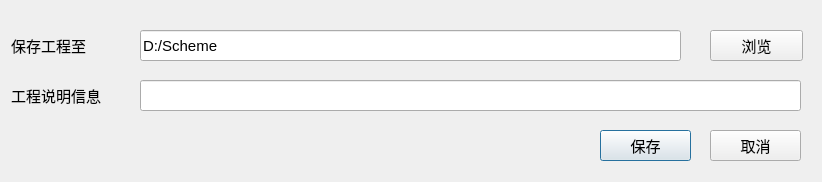
<?xml version="1.0" encoding="UTF-8"?>
<ui version="4.0">
 <class>SchemeSaveDlg</class>
 <widget class="QDialog" name="SchemeSaveDlg">
  <property name="geometry">
   <rect>
    <x>0</x>
    <y>0</y>
    <width>822</width>
    <height>182</height>
   </rect>
  </property>
  <property name="font">
   <font>
    <family>Arial</family>
    <pointsize>11</pointsize>
   </font>
  </property>
  <property name="windowTitle">
   <string>Dialog</string>
  </property>
  <widget class="QPushButton" name="pushButtonSaveScheme">
   <property name="geometry">
    <rect>
     <x>600</x>
     <y>130</y>
     <width>91</width>
     <height>31</height>
    </rect>
   </property>
   <property name="text">
    <string>保存</string>
   </property>
  </widget>
  <widget class="QLabel" name="label">
   <property name="geometry">
    <rect>
     <x>11</x>
     <y>30</y>
     <width>111</width>
     <height>31</height>
    </rect>
   </property>
   <property name="text">
    <string>保存工程至</string>
   </property>
  </widget>
  <widget class="QLineEdit" name="lineEditSchemePathName">
   <property name="geometry">
    <rect>
     <x>140</x>
     <y>30</y>
     <width>541</width>
     <height>31</height>
    </rect>
   </property>
   <property name="text">
    <string>D:/Scheme</string>
   </property>
  </widget>
  <widget class="QPushButton" name="pushButtonBrowseSaveScheme">
   <property name="geometry">
    <rect>
     <x>710</x>
     <y>30</y>
     <width>93</width>
     <height>31</height>
    </rect>
   </property>
   <property name="text">
    <string>浏览</string>
   </property>
  </widget>
  <widget class="QLabel" name="label_2">
   <property name="geometry">
    <rect>
     <x>11</x>
     <y>80</y>
     <width>131</width>
     <height>31</height>
    </rect>
   </property>
   <property name="text">
    <string>工程说明信息</string>
   </property>
  </widget>
  <widget class="QLineEdit" name="lineEditSchemeInfo">
   <property name="geometry">
    <rect>
     <x>140</x>
     <y>80</y>
     <width>661</width>
     <height>31</height>
    </rect>
   </property>
  </widget>
  <widget class="QPushButton" name="pushButtonCancelSaveScheme">
   <property name="geometry">
    <rect>
     <x>710</x>
     <y>130</y>
     <width>91</width>
     <height>31</height>
    </rect>
   </property>
   <property name="text">
    <string>取消</string>
   </property>
  </widget>
 </widget>
 <resources/>
 <connections/>
</ui>
